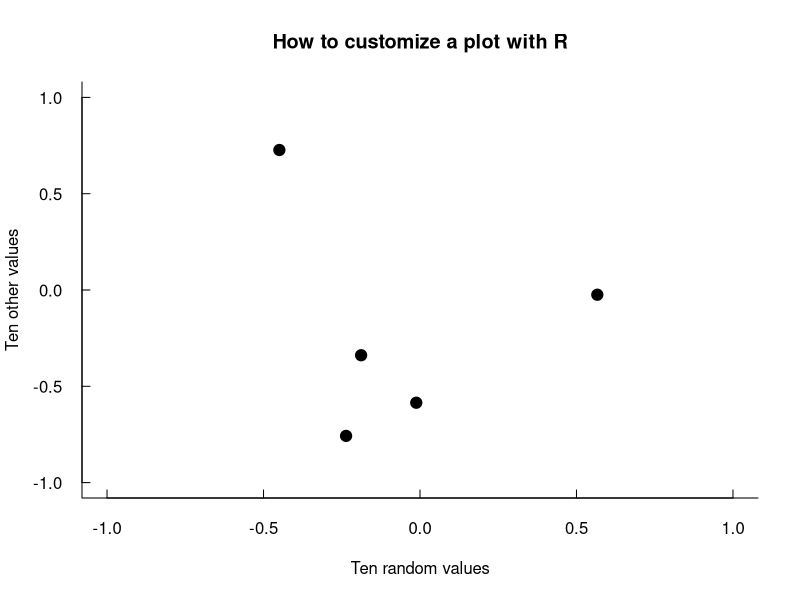
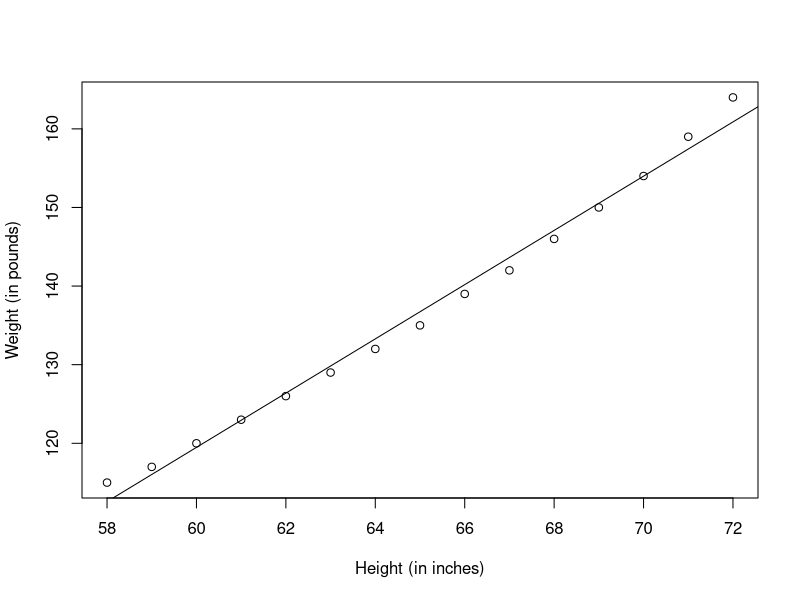

These figures' R source, in order:
## ------------------------------------------------------------------------
x <- rnorm(10)
y <- rnorm(10)
plot(x, y, xlab="Ten random values", ylab="Ten other values", xlim=c(-1, 1), ylim=c(-1, 1), pch=21, col="black", bg="black", bty="l", tcl=0.4, main="How to customize a plot with R", las=1, cex=1.5)

## ------------------------------------------------------------------------
data("InsectSprays")
aov.spray <- aov(sqrt(count) ~ spray, data = InsectSprays)
aov.spray
summary(aov.spray)

## ------------------------------------------------------------------------
data("women")
fit <- lm(weight ~ height, data=women)
summary(fit)
women$weight
fitted(fit)
residuals(fit)
plot(women$height, women$weight, xlab = "Height (in inches)", ylab = "Weight (in pounds)")
abline(fit)

## ------------------------------------------------------------------------
x <- c(0,1,2,3,4); p <- c(0.1,0.2,0.2,0.2,0.3)
    cp <- cumsum(p); m <- 1000; r <- numeric(m)
    r1 <- x[findInterval(runif(m),cp)+1]
    ct1 <- as.vector(table(r1));
    f1<-rbind(x,ct1/sum(ct1));rownames(f1)<-c("x","frequency")
    f1
    ct1/sum(ct1)/p


## ------------------------------------------------------------------------
set.seed(123); n<-1000
r2<-sample(c(0,1,2,3,4),n,replace=T,c(0.1,0.2,0.2,0.2,0.3))
ct2<-as.vector(table(r2))
f2<-rbind(x,ct2/sum(ct2));rownames(f2)<-c("x","frequency")
f2
ct2/sum(ct2)/p

## ------------------------------------------------------------------------
set.seed(123)
n <- 1000;j<-k<-0;y <- numeric(n)
while (k < n) {
u <- runif(1)
j <- j + 1
x <- runif(1) #random variate from g
if (4*x^2*(1-x) > u) {
#we accept x
k <- k + 1
y[k] <- x
}
}
j    # #(experiments) for n random numbers 

